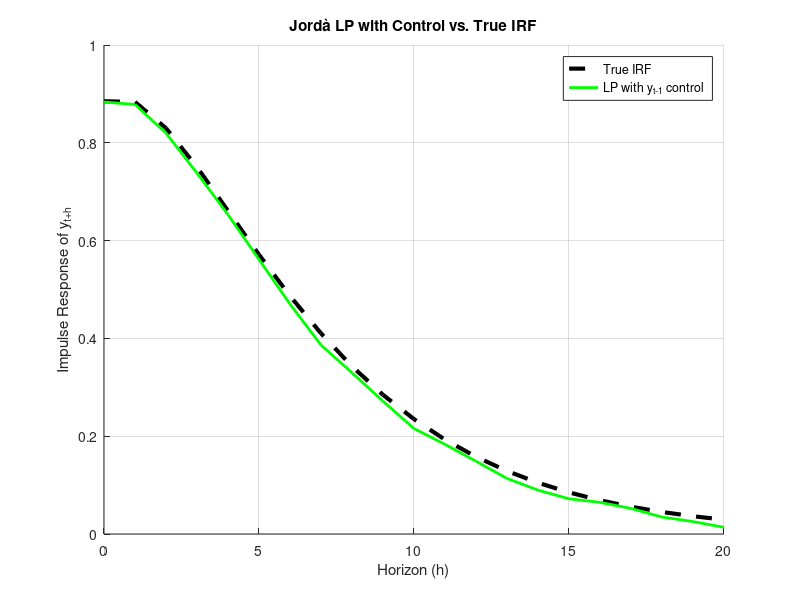

Recreate this plot in MATLAB.
clear all 

% Parameters from previous solutions
a = 0.701502; % 1.43991; 
b = 0.262662; % -1.70648; 
c = 0.885;
d = 0.115;
rho = 0.8;
T = 600; % I will burn the first 100
N_sim = 500;

rng(456,'twister');
% rng(123456,'twister');

% Standard deviations (set so that Var(ΔM) = Var(η))
sigma_eta = 0.007;
sigma_eps = 0.00066;

H = 20;  % horizon

% Storage for LP with control (y_{t-1})
IRF_LP_control = zeros(H+1, N_sim);

for s = 1:N_sim
    % Simulate from true model
    eta = sigma_eta * randn(T + H + 1, 1);
    % eta = zeros(T+H+1,1);
    eps = sigma_eps * randn(T + H + 1, 1);
    deltaM = zeros(T + H + 1, 1);
    y = zeros(T + H + 1, 1);

    for t = 2:T + H + 1
        deltaM(t) = rho * deltaM(t-1) + eps(t);
        y(t) = a * y(t-1) + b * deltaM(t-1) + c * eps(t) + d * eta(t);
    end

    % LP estimation at each horizon h
    for h = 0:(H+1)
        Y_h = y((1+h):(T+h));                % y_{t+h}
        eps_t = eps(2:T+1);                    % ε_t
        y_lag = y(1:T);                      % y_{t-1}
        X = [ones(T,1), eps_t, y_lag];       % Add constant + controls
        b_lp = pinv(X)*Y_h;
        IRF_LP_control(h+1, s) = b_lp(2);    % β_h on ε_t
    end
end

% Median IRF
median_LP_control = median(IRF_LP_control, 2);

% --- Compute true impulse response ---
horizon = 21; 
true_irf = zeros(horizon,1);
deltaM = zeros(horizon,1);
eps_irf = zeros(horizon,1); eps_irf(1) = 1; % for Jorda, we use a 1 unit dev

for t = 1:horizon
    if t == 1
        deltaM(t) = eps_irf(t);
        true_irf(t) = c * eps_irf(t);
    else
        deltaM(t) = rho * deltaM(t-1) + eps_irf(t);
        true_irf(t) = a * true_irf(t-1) + b * deltaM(t-1) + c * eps_irf(t);
    end
end


% Plot comparison with true IRF
figure; hold on;
plot(0:H, true_irf(1:H+1), 'k--', 'LineWidth', 3);
plot(0:H, median_LP_control(2:end), 'g-', 'LineWidth', 2);
legend('True IRF', 'LP with y_{t-1} control', 'Location', 'NorthEast');
xlabel('Horizon (h)');
ylabel('Impulse Response of y_{t+h}');
title('Jordà LP with Control vs. True IRF');
grid on;

% Save figure
saveas(gcf, 'out/5_IRF_Jorda_control_y.png');
